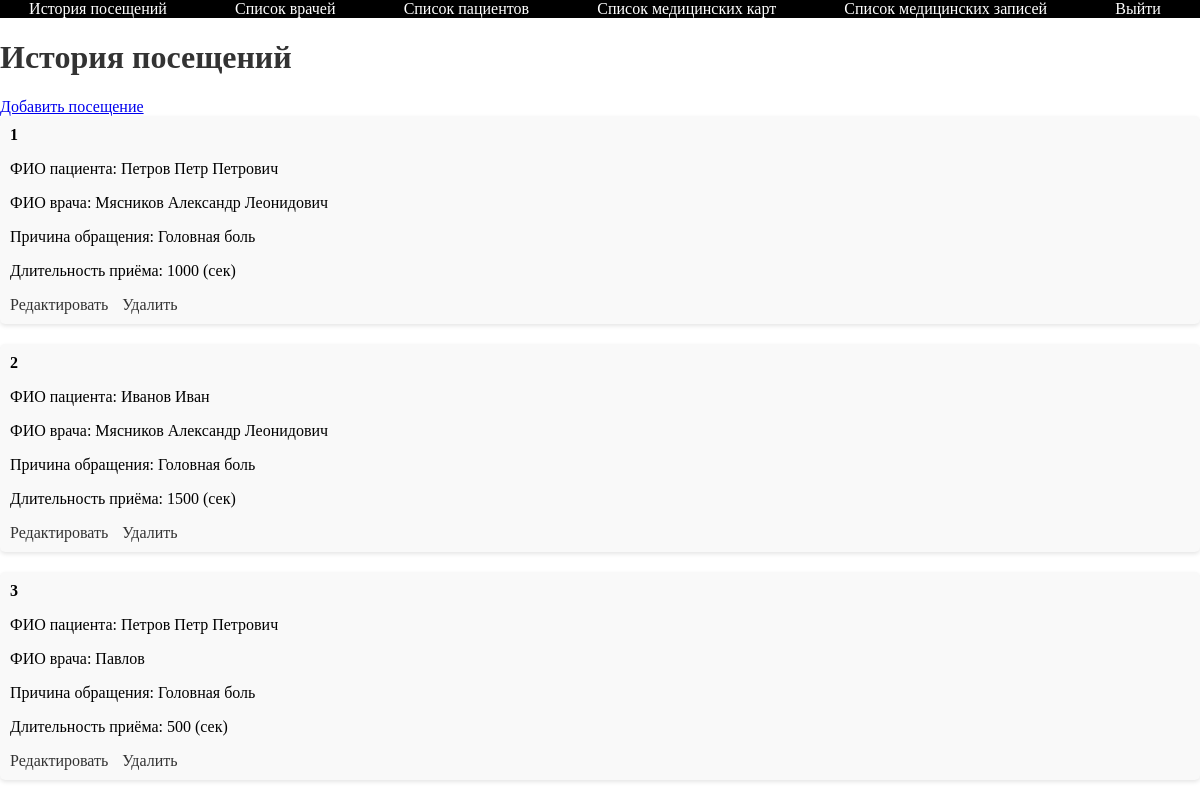
Screenshot of /visits/ with the database file from the repository.
### clinic/models.py (models this page shows)
class Visit(models.Model):
    patient = models.ForeignKey(Patient, on_delete=models.CASCADE)
    doctor = models.ForeignKey(Doctor, on_delete=models.CASCADE)
    reason = models.CharField(max_length=255)
    duration = models.IntegerField()

class Patient(models.Model):
    full_name = models.CharField(max_length=255)
    phone_number = models.CharField(max_length=20)
    preferred_doctors = models.ManyToManyField('Doctor', through='PreferredDoctor', related_name='preferred_patients')

class Doctor(models.Model):
    full_name = models.CharField(max_length=255)
    specialty = models.CharField(max_length=255)
    room_number = models.CharField(max_length=10)

### clinic/views.py (the view)
# urls.py: path('visits/', VisitListView.as_view(), name='visit_list'),
class VisitListView(ListView):
    model = Visit
    template_name = 'visit_list.html'
    context_object_name = 'visits'

### clinic/templates/visit_list.html (shortened to what this page needs)
<html>
<head>
</head>
<body>
  <ul>
    <li><a href="{% url 'visit_list' %}">История посещений</a></li>
    <li><a href="{% url 'doctor_list' %}">Список врачей</a></li>
    <li><a href="{% url 'patient_list' %}">Список пациентов</a></li>
    <li><a href="{% url 'medicalcard_list' %}">Список медицинских карт</a></li>
    <li><a href="{% url 'medicalrecord_list' %}">Список медицинских записей</a></li>
    <li><a class="btn btn-primary" href="{% url 'logout' %}">Выйти</a></li>
  </ul>
  <h1>История посещений</h1>
  <a href="{% url 'visit_create' %}">Добавить посещение</a>
  {% for visit in visits %}
  <div class="visit-block">
    <strong>{{ visit.id }}</strong>
    <p>ФИО пациента: {{ visit.patient.full_name }}</p>
    <p>ФИО врача: {{ visit.doctor.full_name }}</p>
    <p>Причина обращения: {{ visit.reason }}</p>
    <p>Длительность приёма: {{ visit.duration }} (сек)</p>
    <a href="{% url 'visit_update' pk=visit.pk %}">Редактировать</a>
    <a href="{% url 'visit_delete' pk=visit.pk %}">Удалить</a>
  </div>
  {% endfor %}
</body>
</html>

### clinic/templates/visit_list.html (style rules this page uses)
body { margin: 0; padding: 0; }
ul { list-style-type: none; margin: 0; padding: 0; background-color: black; display: flex; justify-content: space-around; }
ul li { display: inline; margin-right: 10px; }
ul li a { text-decoration: none; color: white; padding: 10px 20px; }
h1 { color: #333; }
.visit-block { background-color: #f9f9f9; border-radius: 5px; box-shadow: 0 2px 4px rgba(0, 0, 0, 0.1); padding: 10px; margin-bottom: 20px; }
.visit-block strong { font-weight: bold; }
.visit-block a { margin-right: 10px; text-decoration: none; color: #333; }

### rows the page displays
Visit: id "1", patient.full_name "Петров Петр Петрович", doctor.full_name "Мясников Александр Леонидович", reason "Головная боль", duration "1000"
Visit: id "2", patient.full_name "Иванов Иван", doctor.full_name "Мясников Александр Леонидович", reason "Головная боль", duration "1500"
Visit: id "3", patient.full_name "Петров Петр Петрович", doctor.full_name "Павлов", reason "Головная боль", duration "500"
